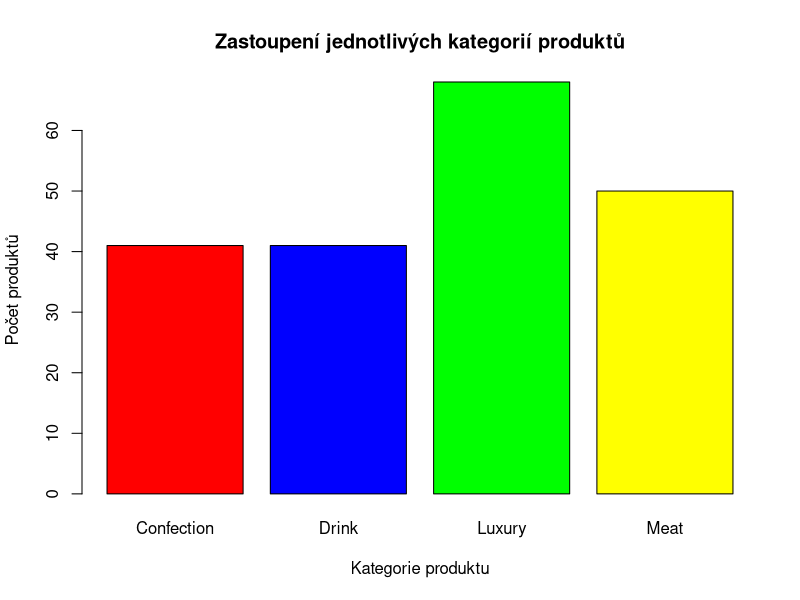
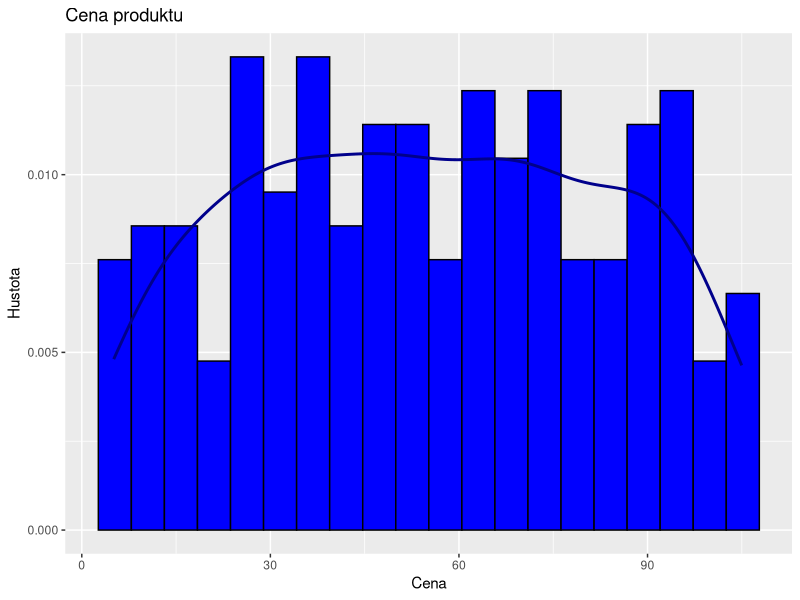
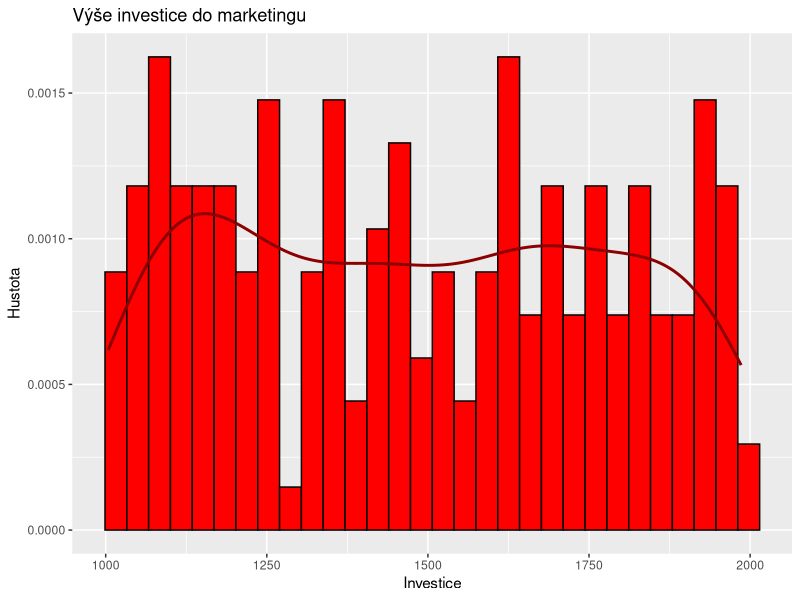
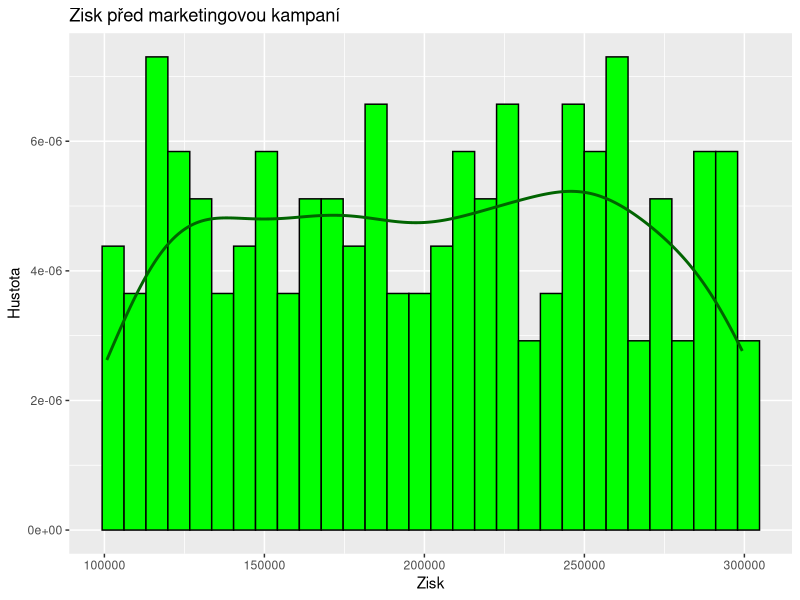
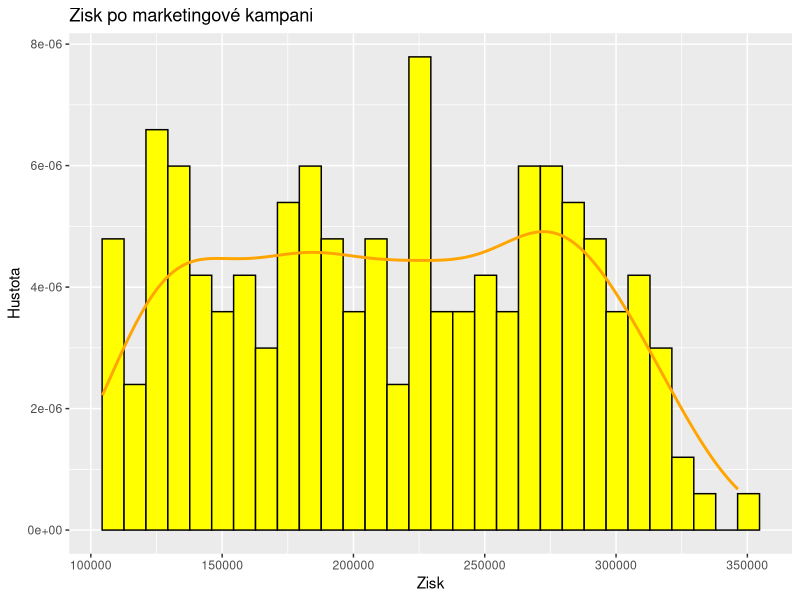
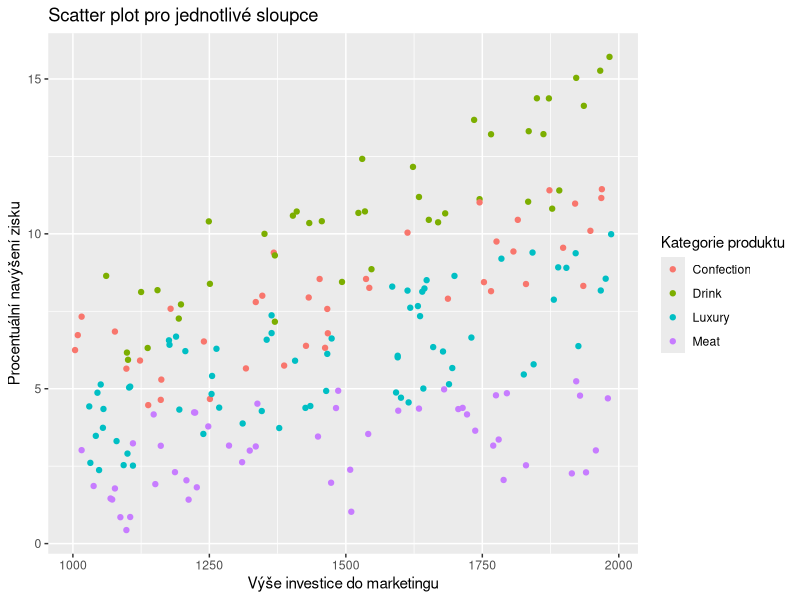

The R source for these figures, in order:
library(ggplot2)

# Načtení dat z CSV souboru do proměnné df
df <- read.csv("data/GOODS1n.csv")

# Základní informace o struktuře dat
str(df)

# Všechny možné kategorie produktů
unique(df$Class)

# Základní statistika pro jednotlivé sloupce
summary(df)

# Kontrola chybějících hodnot
colSums(is.na(df))

# Sloupcový graf pro jednotlivé kategorie produktů
barplot(
  table(df$Class),
  main = "Zastoupení jednotlivých kategorií produktů",
  xlab = "Kategorie produktu",
  ylab = "Počet produktů",
  col = c("red", "blue", "green", "yellow"),
  names.arg = c("Confection", "Drink", "Luxury", "Meat")
)

# Cena produktu
ggplot(df, aes(x = Cost)) +
  geom_histogram(
    aes(y = after_stat(density)),
    fill = "blue",
    color = "black",
    bins = 20
  ) +
  geom_density(color = "darkblue", linewidth = 1) +
  labs(title = "Cena produktu", x = "Cena", y = "Hustota")

# Výše investice do marketingu
ggplot(df, aes(x = Promotion)) +
  geom_histogram(
    aes(y = after_stat(density)),
    fill = "red",
    color = "black",
    bins = 30
  ) +
  geom_density(color = "darkred", linewidth = 1) +
  labs(title = "Výše investice do marketingu", x = "Investice", y = "Hustota")

# Zisk před marketingovou kampaní
ggplot(df, aes(x = Before)) +
  geom_histogram(
    aes(y = after_stat(density)),
    fill = "green",
    color = "black",
    bins = 30
  ) +
  geom_density(color = "darkgreen", linewidth = 1) +
  labs(title = "Zisk před marketingovou kampaní", x = "Zisk", y = "Hustota")

# Zisk po marketingové kampani
ggplot(df, aes(x = After)) +
  geom_histogram(
    aes(y = after_stat(density)),
    fill = "yellow",
    color = "black",
    bins = 30
  ) +
  geom_density(color = "orange", linewidth = 1) +
  labs(title = "Zisk po marketingové kampani", x = "Zisk", y = "Hustota")

# Korelační matice
cor(df[, c("Cost", "Promotion", "Before", "After")])

# Přidání nového sloupce do datového rámce
df$RevenueIncrease <- (df$After - df$Before) / df$Before * 100

# Scatter plot pro jednotlivé sloupce
ggplot(df) +
  geom_point(aes(
    x = Promotion,
    y = RevenueIncrease,
    color = Class
  )) +
  labs(
    title = "Scatter plot pro jednotlivé sloupce",
    x = "Výše investice do marketingu",
    y = "Procentuální navýšení zisku",
    color = "Kategorie produktu"
  )

# Derivace nových proměnných pro každou z kategorií produktů
df$Class_Confection <- ifelse(df$Class == "Confection", 1, 0)
df$Class_Drink <- ifelse(df$Class == "Drink", 1, 0)
df$Class_Luxury <- ifelse(df$Class == "Luxury", 1, 0)
df$Class_Meat <- ifelse(df$Class == "Meat", 1, 0)

# Vynásobení každé z nových proměnných hodnotou Promotion pro daný produkt
df$Class_Confection <- df$Class_Confection * df$Promotion
df$Class_Drink <- df$Class_Drink * df$Promotion
df$Class_Luxury <- df$Class_Luxury * df$Promotion
df$Class_Meat <- df$Class_Meat * df$Promotion

# Odstranění redundantních sloupců
df$Class <- NULL
df$Promotion <- NULL

# Výsledek příznakování
head(df)

# Rozdělení dat na trénovací a testovací sadu
set.seed(123) # pro reprodukovatelnost

train_index <- sample(seq_len(nrow(df)), size = 0.9 * nrow(df))
train_data <- df[train_index, ]
test_data <- df[-train_index, ]

# Kontrola rozměrů datových rámců
dim(train_data)
dim(test_data)

# Vytvoření lineárního regresního modelu
model <- lm(
  RevenueIncrease ~
    Cost +
    Class_Confection +
    Class_Drink +
    Class_Luxury +
    Class_Meat,
  data = train_data
)

# Základní informace o modelu
summary(model)

# Použití modelu na testovací sadu
predictions <- predict(model, newdata = test_data)

# Porovnání predikcí s reálnými hodnotami
comparison <- data.frame(
  Actual = test_data$RevenueIncrease,
  Predicted = predictions
)

comparison